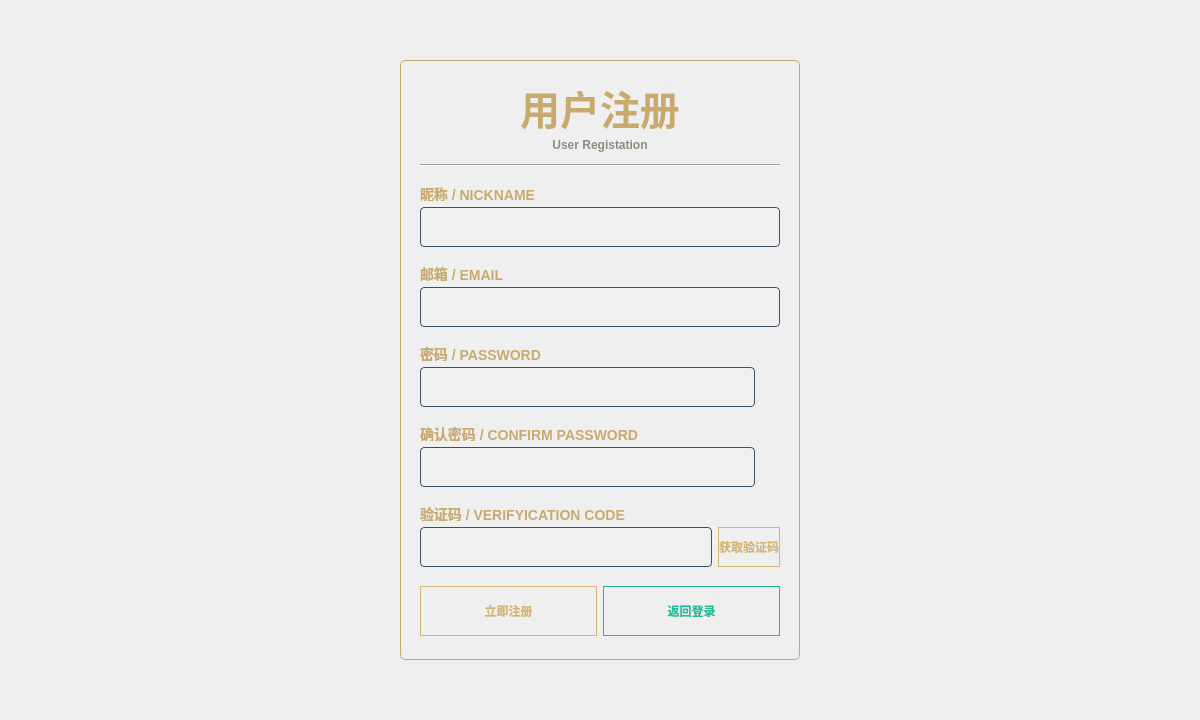
<?xml version="1.0" encoding="UTF-8"?>
<ui version="4.0">
 <class>RegisterWidget</class>
 <widget class="QWidget" name="RegisterWidget">
  <property name="geometry">
   <rect>
    <x>0</x>
    <y>0</y>
    <width>1200</width>
    <height>720</height>
   </rect>
  </property>
  <property name="minimumSize">
   <size>
    <width>1200</width>
    <height>720</height>
   </size>
  </property>
  <property name="maximumSize">
   <size>
    <width>1200</width>
    <height>720</height>
   </size>
  </property>
  <property name="windowTitle">
   <string>Form</string>
  </property>
  <layout class="QGridLayout" name="gridLayout">
   <item row="0" column="1">
    <spacer name="verticalSpacer">
     <property name="orientation">
      <enum>Qt::Vertical</enum>
     </property>
     <property name="sizeHint" stdset="0">
      <size>
       <width>20</width>
       <height>42</height>
      </size>
     </property>
    </spacer>
   </item>
   <item row="1" column="0">
    <spacer name="horizontalSpacer">
     <property name="orientation">
      <enum>Qt::Horizontal</enum>
     </property>
     <property name="sizeHint" stdset="0">
      <size>
       <width>382</width>
       <height>20</height>
      </size>
     </property>
    </spacer>
   </item>
   <item row="1" column="1">
    <widget class="QWidget" name="widget" native="true">
     <property name="minimumSize">
      <size>
       <width>400</width>
       <height>600</height>
      </size>
     </property>
     <property name="maximumSize">
      <size>
       <width>400</width>
       <height>600</height>
      </size>
     </property>
     <property name="styleSheet">
      <string notr="true">#widget{	
	border: 1px solid #C8AA6E;      
	font-family: 'Microsoft YaHei';
	border-radius: 5px;
}</string>
     </property>
     <layout class="QVBoxLayout" name="verticalLayout_7">
      <property name="leftMargin">
       <number>20</number>
      </property>
      <property name="rightMargin">
       <number>20</number>
      </property>
      <item>
       <layout class="QVBoxLayout" name="verticalLayout">
        <item>
         <widget class="QLabel" name="title_lbl">
          <property name="minimumSize">
           <size>
            <width>0</width>
            <height>50</height>
           </size>
          </property>
          <property name="maximumSize">
           <size>
            <width>16777215</width>
            <height>50</height>
           </size>
          </property>
          <property name="styleSheet">
           <string notr="true">	border: none;      
   	color: #C8AA6E;
	font-size: 40px;
	font-weight: bold;
	font-family: 'Microsoft YaHei';</string>
          </property>
          <property name="text">
           <string>用户注册</string>
          </property>
          <property name="alignment">
           <set>Qt::AlignCenter</set>
          </property>
         </widget>
        </item>
        <item>
         <widget class="QLabel" name="title_lbl_en">
          <property name="minimumSize">
           <size>
            <width>0</width>
            <height>20</height>
           </size>
          </property>
          <property name="maximumSize">
           <size>
            <width>16777215</width>
            <height>20</height>
           </size>
          </property>
          <property name="styleSheet">
           <string notr="true">	border: none;      
   	color: #8F8C7F;
	font-size: 12px;
	font-weight: bold;
	font-family: 'Microsoft YaHei';</string>
          </property>
          <property name="text">
           <string>User Registation</string>
          </property>
          <property name="alignment">
           <set>Qt::AlignHCenter|Qt::AlignTop</set>
          </property>
         </widget>
        </item>
        <item>
         <widget class="Line" name="line">
          <property name="styleSheet">
           <string notr="true">/* 水平线 */
QFrame[frameShape=&quot;4&quot;] {
    border: none;
    /* 最后那个数字 120 是透明度(0-255)，越小越淡，看起来越细 */
    background-color: rgba(200, 170, 110, 120); 
    max-height: 1px;     /* 物理占用依然是 1px */
    min-height: 1px;
}</string>
          </property>
          <property name="orientation">
           <enum>Qt::Horizontal</enum>
          </property>
         </widget>
        </item>
       </layout>
      </item>
      <item>
       <layout class="QVBoxLayout" name="verticalLayout_2">
        <item>
         <widget class="QLabel" name="nick_lbl">
          <property name="minimumSize">
           <size>
            <width>0</width>
            <height>15</height>
           </size>
          </property>
          <property name="maximumSize">
           <size>
            <width>16777215</width>
            <height>15</height>
           </size>
          </property>
          <property name="styleSheet">
           <string notr="true">   	color: #C8AA6E;
	font-size: 14px;
	font-weight: bold;
	font-family: 'Microsoft YaHei';</string>
          </property>
          <property name="text">
           <string>昵称 / NICKNAME</string>
          </property>
         </widget>
        </item>
        <item>
         <widget class="QLineEdit" name="nick_edit">
          <property name="minimumSize">
           <size>
            <width>0</width>
            <height>40</height>
           </size>
          </property>
          <property name="maximumSize">
           <size>
            <width>16777215</width>
            <height>40</height>
           </size>
          </property>
          <property name="styleSheet">
           <string notr="true">QLineEdit {
    background-color: rgba(255, 255, 255, 0.05); /* 极淡的白色透明背景 */
    border: 1px solid #3d4f68;                   /* 蓝灰色边框 */
    border-radius: 4px;                          /* 轻微圆角 */
    padding: 8px 10px;                           /* 内部文字间距 */
    color: #cccccc;                              /* 输入文字颜色：浅灰 */
    font-family: &quot;Microsoft YaHei&quot;;
    font-size: 14px;
    selection-background-color: #d4b574;         /* 选中文字背景色：金色 */
}

/* 输入框获得焦点时 */
QLineEdit:focus {
    border: 1px solid #d4b574; /* 获得焦点变金色边框 */
    background-color: rgba(255, 255, 255, 0.08);
}</string>
          </property>
         </widget>
        </item>
       </layout>
      </item>
      <item>
       <layout class="QVBoxLayout" name="verticalLayout_3">
        <item>
         <widget class="QLabel" name="email_lbl">
          <property name="minimumSize">
           <size>
            <width>0</width>
            <height>15</height>
           </size>
          </property>
          <property name="maximumSize">
           <size>
            <width>16777215</width>
            <height>15</height>
           </size>
          </property>
          <property name="styleSheet">
           <string notr="true">   	color: #C8AA6E;
	font-size: 14px;
	font-weight: bold;
	font-family: 'Microsoft YaHei';</string>
          </property>
          <property name="text">
           <string>邮箱 / EMAIL</string>
          </property>
         </widget>
        </item>
        <item>
         <widget class="QLineEdit" name="email_edit">
          <property name="minimumSize">
           <size>
            <width>0</width>
            <height>40</height>
           </size>
          </property>
          <property name="maximumSize">
           <size>
            <width>16777215</width>
            <height>40</height>
           </size>
          </property>
          <property name="styleSheet">
           <string notr="true">QLineEdit {
    background-color: rgba(255, 255, 255, 0.05); /* 极淡的白色透明背景 */
    border: 1px solid #3d4f68;                   /* 蓝灰色边框 */
    border-radius: 4px;                          /* 轻微圆角 */
    padding: 8px 10px;                           /* 内部文字间距 */
    color: #cccccc;                              /* 输入文字颜色：浅灰 */
    font-family: &quot;Microsoft YaHei&quot;;
    font-size: 14px;
    selection-background-color: #d4b574;         /* 选中文字背景色：金色 */
}

/* 输入框获得焦点时 */
QLineEdit:focus {
    border: 1px solid #d4b574; /* 获得焦点变金色边框 */
    background-color: rgba(255, 255, 255, 0.08);
}</string>
          </property>
         </widget>
        </item>
       </layout>
      </item>
      <item>
       <layout class="QVBoxLayout" name="verticalLayout_4">
        <item>
         <widget class="QLabel" name="passworld_lbl">
          <property name="minimumSize">
           <size>
            <width>0</width>
            <height>15</height>
           </size>
          </property>
          <property name="maximumSize">
           <size>
            <width>16777215</width>
            <height>15</height>
           </size>
          </property>
          <property name="styleSheet">
           <string notr="true">   	color: #C8AA6E;
	font-size: 14px;
	font-weight: bold;
	font-family: 'Microsoft YaHei';</string>
          </property>
          <property name="text">
           <string>密码 / PASSWORD</string>
          </property>
         </widget>
        </item>
        <item>
         <layout class="QHBoxLayout" name="horizontalLayout_3">
          <item>
           <widget class="QLineEdit" name="password_edit">
            <property name="minimumSize">
             <size>
              <width>0</width>
              <height>40</height>
             </size>
            </property>
            <property name="maximumSize">
             <size>
              <width>16777215</width>
              <height>40</height>
             </size>
            </property>
            <property name="styleSheet">
             <string notr="true">QLineEdit {
    background-color: rgba(255, 255, 255, 0.05); /* 极淡的白色透明背景 */
    border: 1px solid #3d4f68;                   /* 蓝灰色边框 */
    border-radius: 4px;                          /* 轻微圆角 */
    padding: 8px 10px;                           /* 内部文字间距 */
    color: #cccccc;                              /* 输入文字颜色：浅灰 */
    font-family: &quot;Microsoft YaHei&quot;;
    font-size: 14px;
    selection-background-color: #d4b574;         /* 选中文字背景色：金色 */
}

/* 输入框获得焦点时 */
QLineEdit:focus {
    border: 1px solid #d4b574; /* 获得焦点变金色边框 */
    background-color: rgba(255, 255, 255, 0.08);
}</string>
            </property>
           </widget>
          </item>
          <item>
           <widget class="QToolButton" name="passworld_tool">
            <property name="styleSheet">
             <string notr="true">QToolButton { 
	border: none; background: transparent;
}</string>
            </property>
            <property name="text">
             <string/>
            </property>
           </widget>
          </item>
         </layout>
        </item>
       </layout>
      </item>
      <item>
       <layout class="QVBoxLayout" name="verticalLayout_5">
        <item>
         <widget class="QLabel" name="confirm_lbl">
          <property name="minimumSize">
           <size>
            <width>0</width>
            <height>15</height>
           </size>
          </property>
          <property name="maximumSize">
           <size>
            <width>16777215</width>
            <height>15</height>
           </size>
          </property>
          <property name="styleSheet">
           <string notr="true">   	color: #C8AA6E;
	font-size: 14px;
	font-weight: bold;
	font-family: 'Microsoft YaHei';</string>
          </property>
          <property name="text">
           <string>确认密码 / CONFIRM PASSWORD</string>
          </property>
         </widget>
        </item>
        <item>
         <layout class="QHBoxLayout" name="horizontalLayout_4">
          <item>
           <widget class="QLineEdit" name="confirm_edit">
            <property name="minimumSize">
             <size>
              <width>0</width>
              <height>40</height>
             </size>
            </property>
            <property name="maximumSize">
             <size>
              <width>16777215</width>
              <height>40</height>
             </size>
            </property>
            <property name="styleSheet">
             <string notr="true">QLineEdit {
    background-color: rgba(255, 255, 255, 0.05); /* 极淡的白色透明背景 */
    border: 1px solid #3d4f68;                   /* 蓝灰色边框 */
    border-radius: 4px;                          /* 轻微圆角 */
    padding: 8px 10px;                           /* 内部文字间距 */
    color: #cccccc;                              /* 输入文字颜色：浅灰 */
    font-family: &quot;Microsoft YaHei&quot;;
    font-size: 14px;
    selection-background-color: #d4b574;         /* 选中文字背景色：金色 */
}

/* 输入框获得焦点时 */
QLineEdit:focus {
    border: 1px solid #d4b574; /* 获得焦点变金色边框 */
    background-color: rgba(255, 255, 255, 0.08);
}</string>
            </property>
           </widget>
          </item>
          <item>
           <widget class="QToolButton" name="confirm_tool">
            <property name="styleSheet">
             <string notr="true">QToolButton { 
	border: none; background: transparent;
}</string>
            </property>
            <property name="text">
             <string/>
            </property>
           </widget>
          </item>
         </layout>
        </item>
       </layout>
      </item>
      <item>
       <layout class="QVBoxLayout" name="verticalLayout_6">
        <item>
         <widget class="QLabel" name="verifycode_lbl">
          <property name="minimumSize">
           <size>
            <width>0</width>
            <height>15</height>
           </size>
          </property>
          <property name="maximumSize">
           <size>
            <width>16777215</width>
            <height>15</height>
           </size>
          </property>
          <property name="styleSheet">
           <string notr="true">   	color: #C8AA6E;
	font-size: 14px;
	font-weight: bold;
	font-family: 'Microsoft YaHei';</string>
          </property>
          <property name="text">
           <string>验证码 / VERIFYICATION CODE</string>
          </property>
         </widget>
        </item>
        <item>
         <layout class="QHBoxLayout" name="horizontalLayout">
          <item>
           <widget class="QLineEdit" name="verifycode_edit">
            <property name="minimumSize">
             <size>
              <width>0</width>
              <height>40</height>
             </size>
            </property>
            <property name="maximumSize">
             <size>
              <width>16777215</width>
              <height>40</height>
             </size>
            </property>
            <property name="styleSheet">
             <string notr="true">QLineEdit {
    background-color: rgba(255, 255, 255, 0.05); /* 极淡的白色透明背景 */
    border: 1px solid #3d4f68;                   /* 蓝灰色边框 */
    border-radius: 4px;                          /* 轻微圆角 */
    padding: 8px 10px;                           /* 内部文字间距 */
    color: #cccccc;                              /* 输入文字颜色：浅灰 */
    font-family: &quot;Microsoft YaHei&quot;;
    font-size: 14px;
    selection-background-color: #d4b574;         /* 选中文字背景色：金色 */
}

/* 输入框获得焦点时 */
QLineEdit:focus {
    border: 1px solid #d4b574; /* 获得焦点变金色边框 */
    background-color: rgba(255, 255, 255, 0.08);
}</string>
            </property>
           </widget>
          </item>
          <item>
           <widget class="QPushButton" name="get_verify_btn">
            <property name="minimumSize">
             <size>
              <width>0</width>
              <height>40</height>
             </size>
            </property>
            <property name="maximumSize">
             <size>
              <width>16777215</width>
              <height>40</height>
             </size>
            </property>
            <property name="styleSheet">
             <string notr="true">QPushButton#get_verify_btn {
    border: 1px solid #d4b574;  /* 金色边框 */
    color: #d4b574;             /* 金色文字 */
	font-weight: bold;
}

QPushButton#get_verify_btn:hover {
    background-color: rgba(212, 181, 116, 0.1); /* 悬停时微亮 */
    border: 1px solid #ead095;
	font-weight: bold;
}

QPushButton#get_verify_btn:pressed {
    background-color: rgba(212, 181, 116, 0.2); /* 按下效果 */
    padding-top: 1px; /* 模拟按压位移 */
    padding-left: 1px;
	font-weight: bold;
}</string>
            </property>
            <property name="text">
             <string>获取验证码</string>
            </property>
           </widget>
          </item>
         </layout>
        </item>
       </layout>
      </item>
      <item>
       <layout class="QHBoxLayout" name="horizontalLayout_2">
        <item>
         <widget class="QPushButton" name="register_btn">
          <property name="minimumSize">
           <size>
            <width>0</width>
            <height>50</height>
           </size>
          </property>
          <property name="maximumSize">
           <size>
            <width>16777215</width>
            <height>50</height>
           </size>
          </property>
          <property name="styleSheet">
           <string notr="true">QPushButton#register_btn {
    border: 1px solid #d4b574;  /* 金色边框 */
    color: #d4b574;             /* 金色文字 */
	font-weight: bold;
}

QPushButton#register_btn:hover {
    background-color: rgba(212, 181, 116, 0.1); /* 悬停时微亮 */
    border: 1px solid #ead095;
	font-weight: bold;
}

QPushButton#register_btn:pressed {
    background-color: rgba(212, 181, 116, 0.2); /* 按下效果 */
    padding-top: 1px; /* 模拟按压位移 */
    padding-left: 1px;
	font-weight: bold;
}</string>
          </property>
          <property name="text">
           <string>立即注册</string>
          </property>
         </widget>
        </item>
        <item>
         <widget class="QPushButton" name="cannel_btn">
          <property name="minimumSize">
           <size>
            <width>0</width>
            <height>50</height>
           </size>
          </property>
          <property name="maximumSize">
           <size>
            <width>16777215</width>
            <height>50</height>
           </size>
          </property>
          <property name="styleSheet">
           <string notr="true">QPushButton#cannel_btn {
    border: 1px solid #1abc9c;  /* 青色边框 */
    color: #1abc9c;             /* 青色文字 */
	font-weight: bold;
}

QPushButton#cannel_btn:hover {
    background-color: rgba(26, 188, 156, 0.1); /* 悬停微亮 */
    border: 1px solid #3de3c2;
	font-weight: bold;
}

QPushButton#cannel_btn:pressed {
    background-color: rgba(26, 188, 156, 0.2);
    padding-top: 1px;
    padding-left: 1px;
	font-weight: bold;
}</string>
          </property>
          <property name="text">
           <string>返回登录</string>
          </property>
         </widget>
        </item>
       </layout>
      </item>
     </layout>
    </widget>
   </item>
   <item row="1" column="2">
    <spacer name="horizontalSpacer_2">
     <property name="orientation">
      <enum>Qt::Horizontal</enum>
     </property>
     <property name="sizeHint" stdset="0">
      <size>
       <width>382</width>
       <height>20</height>
      </size>
     </property>
    </spacer>
   </item>
   <item row="2" column="1">
    <spacer name="verticalSpacer_2">
     <property name="orientation">
      <enum>Qt::Vertical</enum>
     </property>
     <property name="sizeHint" stdset="0">
      <size>
       <width>20</width>
       <height>42</height>
      </size>
     </property>
    </spacer>
   </item>
  </layout>
 </widget>
 <resources/>
 <connections/>
</ui>
